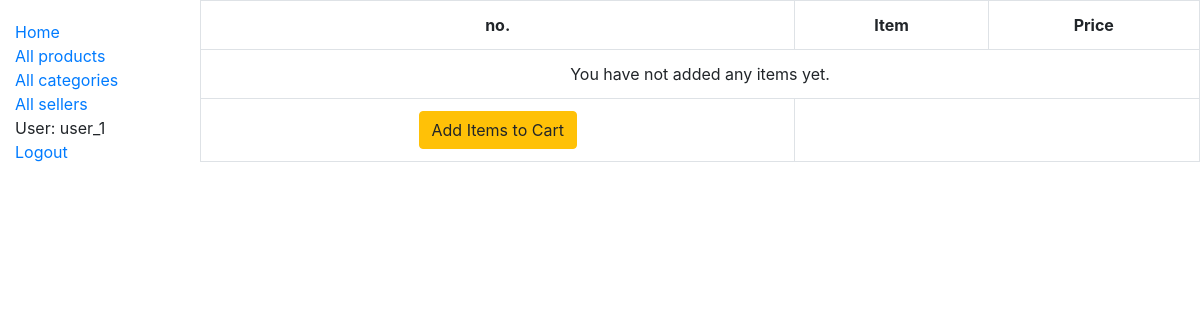
/shopping_cart/order-summary/ (signed in), run on an earlier commit of the app's database.
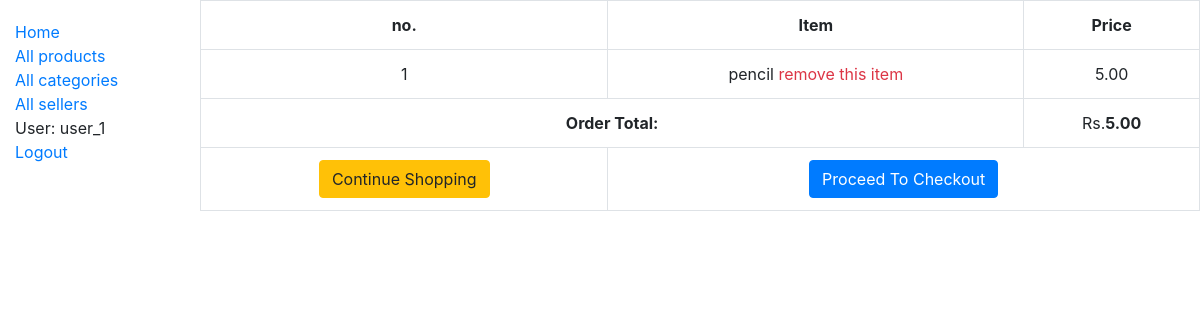
And on a later commit of the database.
### shopping_cart/models.py (models this page shows, shortened)
class OrderItem(models.Model):
    product = models.OneToOneField(Product, on_delete=models.SET_NULL, null=True)
    is_ordered = models.BooleanField(default=False)
    date_added = models.DateTimeField(auto_now=True)
    date_ordered = models.DateTimeField(null=True)

class Order(models.Model):
    ref_code = models.CharField(max_length=15)
    owner = models.ForeignKey(Profile, on_delete=models.SET_NULL, null=True)
    is_ordered = models.BooleanField(default=False)
    items = models.ManyToManyField(OrderItem)
    date_ordered = models.DateTimeField(auto_now=True)
    def get_cart_items(self):
        return self.items.all()
    def get_cart_total(self):
        return sum([item.product.price for item in self.items.all()])

### market/models.py (models this page shows, shortened)
class Product(models.Model):
    name = models.CharField(max_length=50)
    price = models.DecimalField(max_digits=8, decimal_places=2)
    description = models.TextField(max_length=1000, help_text='brief description of the product', blank=True)
    image = models.ImageField(default='default.png',blank=True)
    seller = models.ForeignKey(Seller, on_delete=models.SET_NULL, null=True, blank=True)
    category = models.ManyToManyField(Category, help_text='Categories for this product', blank=True)
    stock = models.PositiveIntegerField(default=1)

### shopping_cart/views.py (the view)
@login_required()
def order_details(request, **kwargs):
    existing_order = get_user_pending_order(request)
    context = {
        'order': existing_order
    }
    return render(request, 'shopping_cart/order_summary.html', context)

### shopping_cart/views.py (called while the page is built)
def get_user_pending_order(request):
    user_profile = get_object_or_404(Profile, user=request.user)
    order = Order.objects.filter(owner=user_profile, is_ordered=False)
    if order.exists():
        return order[0]
    return 0

### shopping_cart/templates/shopping_cart/order_summary.html (shortened to what this page needs)
{% extends "base_generic.html" %}
{% block content %}
 <section>
   <div class="row">
    <table class="table table-hover table-bordered text-center">
      <tr class="text-center">
        <th>no.</th>
        <th>Item</th>
        <th>Price</th>
      </tr>
      {% for item in order.get_cart_items %}
        <tr>
          <td>{{ forloop.counter }}</td>
          <td>
            {{ item.product.name }}
            <span class="pull-right">
              <a href="{% url 'shopping_cart:delete_item' item.id %}" data-balloon="remove this item from cart" class="text-danger" onclick="return confirm_delete();">
                remove this item
              </a>
            </span>
          </td>
          <td>{{ item.product.price }}</td>
        </tr>
      {% empty %}
        <tr>
          <td colspan= 3> You have not added any items yet.</td>
        </tr>
      {% endfor %}
      <tr>
        {% if order.get_cart_total != None %}
        <td colspan=2>
          <strong class="pull-right">Order Total:</strong>
        </td>
        <td colspan= 1>
          Rs.<strong>{{ order.get_cart_total }}</strong>
        </td>
        {% endif %}
      </tr>
      <tr>
        <td colspan=1 >
          <a href="{% url 'market:products' %}" class="btn btn-warning pull-left">
            {% if order %}Continue Shopping{% else %}Add Items to Cart {% endif %}
          </a>
        </td>
        <td colspan=2>
          {% if order.get_cart_items %}
            <a href="{% url 'shopping_cart:checkout' %}" class="pull-right btn btn-primary">Proceed To Checkout</a>
          {% endif %}
        </td>
      </tr>
    </table>
   </div>
 </section>
{% endblock %}

What changed in the data, as far as the page shows it:
now on this page (row unchanged): OrderItem: product.name "pencil", product.price "5.00"
added Order: get_cart_total "5.00"
Also different on the page:
text no longer shown: "You have not added any items yet. Add Items to Cart"
text now shown: "Order Total: Rs. Continue Shopping Proceed To Checkout"
